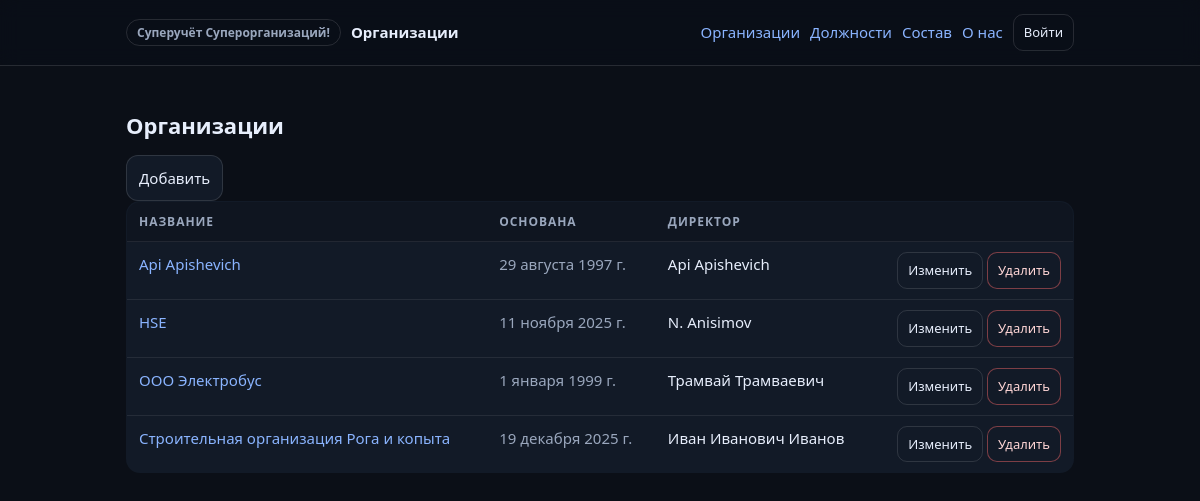
The page /organizations/ on the database its author committed.
### core/models.py (models this page shows, shortened)
class Organization(models.Model):
    organization_name = models.CharField(max_length=50)
    founding_date = models.DateField(default=timezone.localdate)
    address = models.CharField(max_length=200)
    director_name = models.CharField(max_length=50)
    users = models.ManyToManyField(
        settings.AUTH_USER_MODEL,
        through="Membership",
        related_name="organizations",
        blank=True,
    )
    class Meta:
        ordering = ["organization_name"]
        verbose_name = "Организация"
        verbose_name_plural = "Организации"

### core/views.py (the view)
# urls.py: path("organizations/", views.OrganizationList.as_view(), name="organization-list"),
class OrganizationList(PaginatedListView):
    model = Organization
    template_name = "core/organization_list.html"

### core/templates/core/organization_list.html (shortened to what this page needs)
{% extends "index.html" %}
{% block content %}
<div class="page-head">
  <h1>Организации</h1>
  <div class="actions"><a class="btn" href="{% url 'core:organization-create' %}">Добавить</a></div>
</div>
{% if object_list %}
<table class="table">
  <thead><tr><th>Название</th><th>Основана</th><th>Директор</th><th></th></tr></thead>
  <tbody>
    {% for o in object_list %}
    <tr>
      <td><a class="link" href="{% url 'core:organization-detail' o.pk %}">{{ o.organization_name }}</a></td>
      <td class="muted">{{ o.founding_date }}</td>
      <td>{{ o.director_name }}</td>
      <td class="right">
        <a class="btn ghost sm" href="{% url 'core:organization-update' o.pk %}">Изменить</a>
        <a class="btn danger sm" href="{% url 'core:organization-delete' o.pk %}">Удалить</a>
      </td>
    </tr>
    {% endfor %}
  </tbody>
</table>
{% else %}
<div class="empty">Пока нет организаций</div>
{% endif %}
{% endblock %}

### static/css/site.css (style rules this page uses)
:root { --bg: #0b0f17; --panel: #121a27; --text: #e7eefc; --muted: #9aa7bd; --border: rgba(255, 255, 255, 0.12); --link: #8ab4ff; --danger: #ff6b6b; --shadow: 0 18px 40px rgba(0, 0, 0, 0.35); --radius: 14px; }
* { box-sizing: border-box; }
html, body { height: 100%; }
html { color-scheme: dark; }
body { margin: 0; font: 15px/1.6 system-ui, -apple-system, "Segoe UI", Roboto, Arial; background: var(--bg); color: var(--text); }
a { color: var(--link); text-decoration: none; }
h1 { margin: 6px 0 0; font-size: 22px; font-weight: 800; }
.stats, .actions { display: flex; gap: 10px; flex-wrap: wrap; margin-top: 12px; }
.table { width: 100%; border-collapse: collapse; border: 1px solid var(--border); border-radius: var(--radius); overflow: hidden; background: var(--panel); }
.table th, .table td { padding: 10px 12px; border-bottom: 1px solid rgba(255, 255, 255, 0.08); vertical-align: top; }
.table th { text-align: left; color: var(--muted); font-size: 12px; letter-spacing: 0.08em; text-transform: uppercase; background: rgba(0, 0, 0, 0.18); }
.table tr:last-child td { border-bottom: 0; }
.right { text-align: right; white-space: nowrap; }
.btn { display: inline-flex; align-items: center; gap: 8px; padding: 10px 12px; border: 1px solid var(--border); border-radius: 12px; background: var(--panel); color: var(--text); cursor: pointer; }
.btn.sm { padding: 7px 10px; border-radius: 10px; font-size: 13px; }
.btn.ghost { background: transparent; }
.btn.danger { border-color: rgba(255, 107, 107, 0.45); color: #ffd6d6; }
.help, .muted, .footer { color: var(--muted); }

### rows shown on the page
Organization: organization_name "Api Apishevich", founding_date "29 августа 1997 г.", director_name "Api Apishevich"
Organization: organization_name "HSE", founding_date "11 ноября 2025 г.", director_name "N. Anisimov"
Organization: organization_name "ООО Электробус", founding_date "1 января 1999 г.", director_name "Трамвай Трамваевич"
Organization: organization_name "Строительная организация Рога и копыта", founding_date "19 декабря 2025 г.", director_name "Иван Иванович Иванов"
